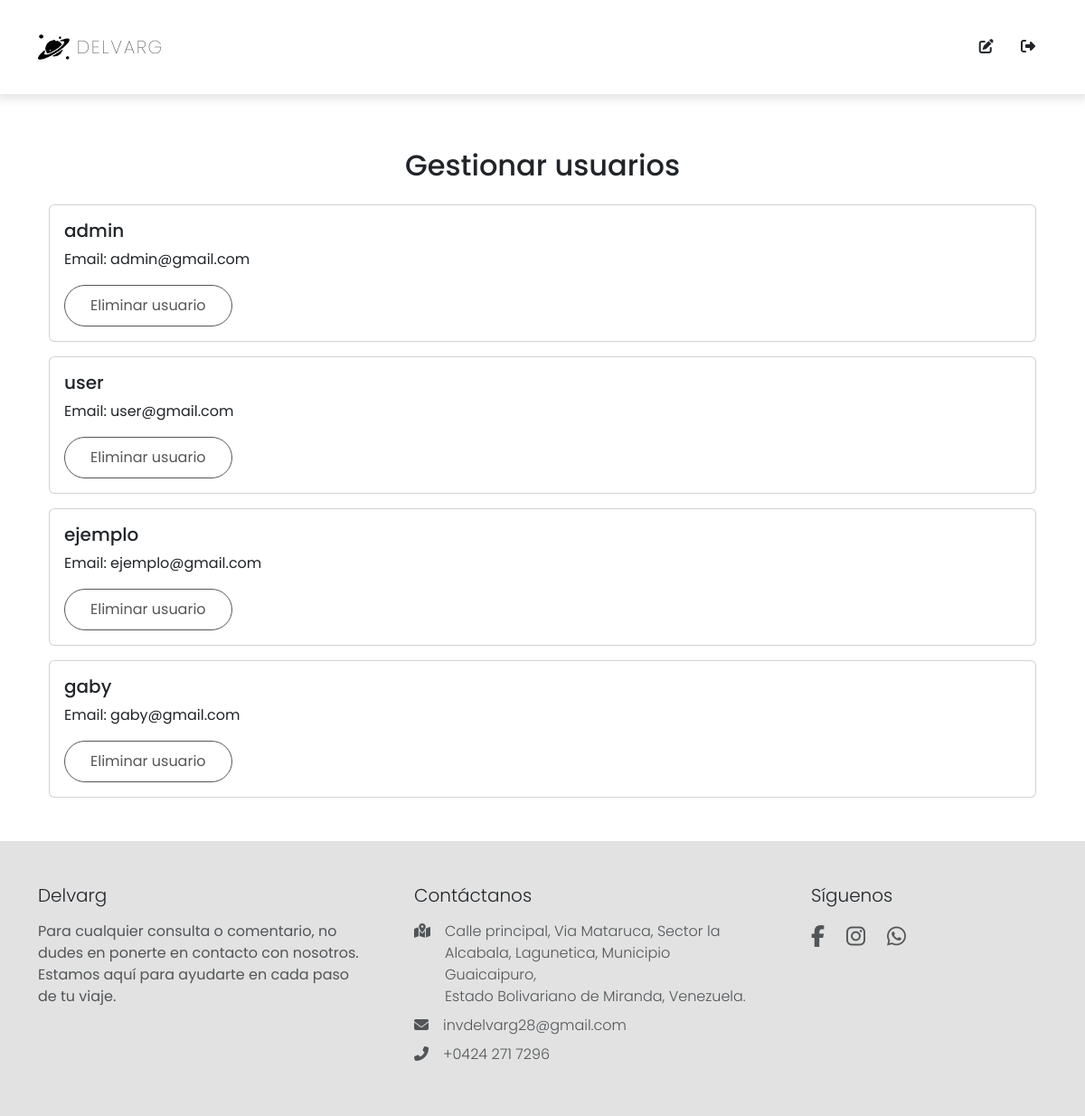
/manage_users (signed in), run on an earlier commit of the app's database.
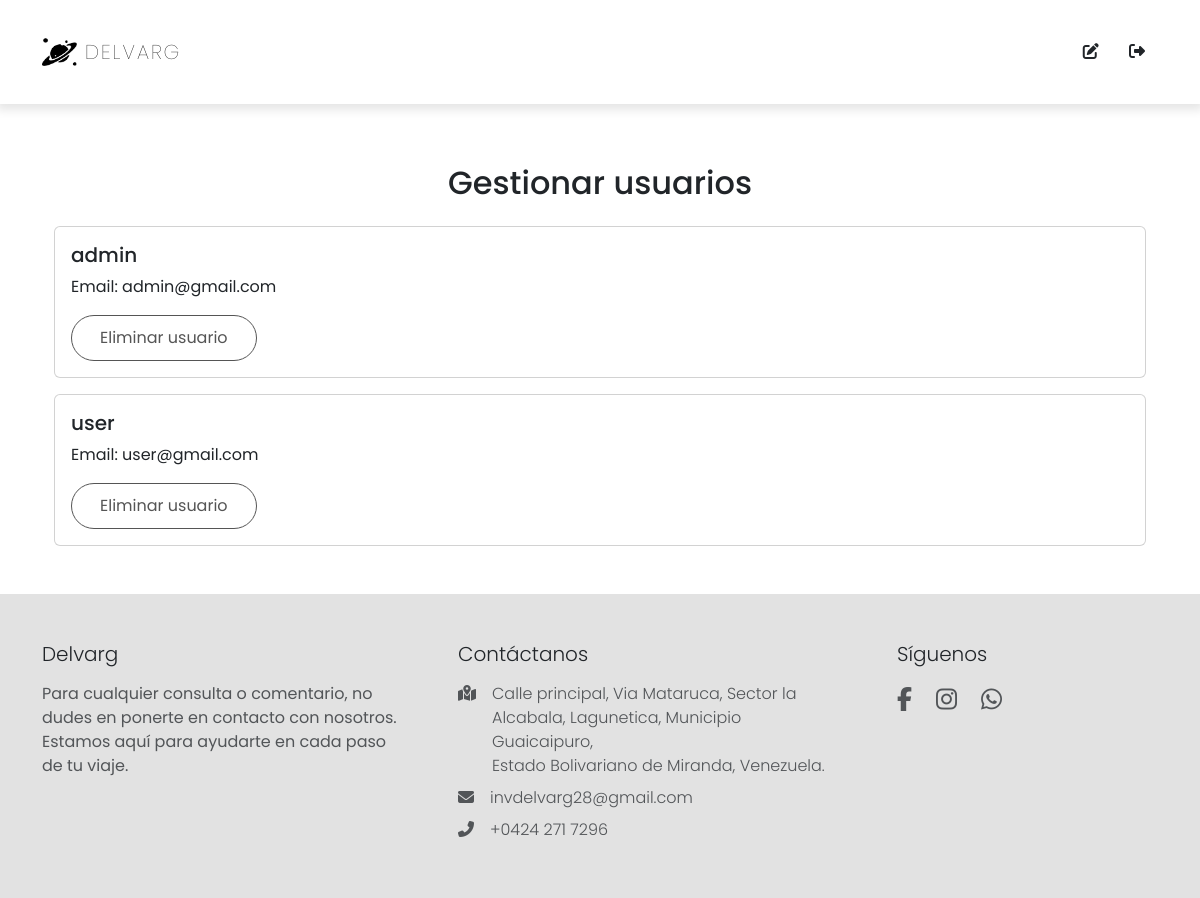
And on a later commit of the database.
### website/models.py (models this page shows)
class User(db.Model, UserMixin):
    id = db.Column(db.Integer, primary_key=True)
    email = db.Column(db.String(150), unique=True)
    username = db.Column(db.String(150))
    password = db.Column(db.String(150))
    cart_info = db.relationship("Cart")
    heart_info = db.relationship("Heart")

### website/views.py (the view)
@views.route("/manage_users", methods=["GET", "POST"])
@login_required
@admin_id_required
def manage_users():
    nobars = True
    try:
        users = User.query.all()
    except SQLAlchemyError as e:
        print("Database error:", str(e))
        users = []
    if request.method == "POST":
        user_id = request.form.get("user_id")
        if user_id:
            try:
                user = User.query.get(user_id)
                if user:
                    db.session.delete(user)
                    db.session.commit()
                else:
                    pass
            except SQLAlchemyError as e:
                print("Database error:", str(e))
    else:
        return render_template(
            "manage_users.html", users=users, user=current_user, nobars=nobars
        )

### website/__init__.py (called while the page is built)
def create_app():
    app = Flask(__name__)
    app.config["SECRET_KEY"] = "tuve fe chamo"
    app.config["SQLALCHEMY_DATABASE_URI"] = f"sqlite:///{DB_NAME}"
    db.init_app(app)
    from .views import views
    from .auth import auth
    app.register_blueprint(views, url_prefix="/")
    app.register_blueprint(auth, url_prefix="/")
    from .models import User, Cart
    with app.app_context():
        db.create_all()
    login_manager = LoginManager()
    login_manager.login_view = "auth.login"
    login_manager.init_app(app)
    @login_manager.user_loader
    def load_user(id):
        return User.query.get(int(id))
    return app

### website/auth.py (called while the page is built)
def admin_id_required(f):
    @wraps(f)
    def decorated_function(*args, **kwargs):
        user = current_user
        if not user:
            flash("No tan rapido vaquero.", "danger")
            return redirect(url_for("login"))
        expected_user_id = 1
        if user.id != expected_user_id:
            flash("Nu-uh.", "danger")
            return redirect(url_for("views.home"))
        return f(*args, **kwargs)
    return decorated_function

### website/templates/manage_users.html (shortened to what this page needs)
{% extends "base.html" %} {% block title %}Editar producto{% endblock %} {%
block content %}
<div class="container mb-5">
  <h2 class="text-center my-4" style="padding-top: 140px">
    Gestionar usuarios
  </h2>
  {% for user in users %}
  <div class="card mb-3">
    <div class="card-body">
      <h5 class="card-title">{{ user.username }}</h5>
      <p class="card-text">Email: {{ user.email }}</p>
      <form method="POST">
        <button type="submit" class="btn btn-danger">Eliminar usuario</button>
      </form>
    </div>
  </div>
  {% endfor %}
</div>
{% endblock %}

### website/templates/base.html (shortened to what this page needs)
<!DOCTYPE html>
<html lang="en">
  <head>
    <link
      rel="stylesheet"
      href="https://cdnjs.cloudflare.com/ajax/libs/font-awesome/6.4.2/css/all.min.css"
    />
    <link
      rel="stylesheet"
      href="{{ url_for('static', filename='bootstrap-5.3.2-dist/css/bootstrap.min.css') }}"
    />
    <link
      rel="stylesheet"
      href="{{ url_for('static', filename='css/styles.css') }}"
    />
  </head>
  <body>
    <nav class="navbar navbar-expand-lg navbar-light bg-white py-4 fixed-top">
      <div class="container">
        <a
          class="navbar-brand d-flex justify-content-between align-items-center order-lg-0"
          href="{{ url_for('views.home') }}"
        >
          <img
            src="{{ url_for('static', filename='images/delvarg_logo_black.png') }}"
          />
          <span class="text-uppercase fw-lighter ms-2">DELVARG</span>
        </a>
        <div class="order-lg-2 nav-btns">
          {% if user.is_authenticated and not user.id == 1 %}
          <a href="{{ url_for('views.cart') }}">
            <button type="button" class="btn position-relative">
              <i class="fa fa-shopping-cart"></i>
              {% if cart_count != 0 %}
              <span
                class="position-absolute top-0 start-100 translate-middle badge bg-primary"
                >{{ cart_count }}</span
              >
              {% endif %}
            </button></a
          >
          <a href="{{ url_for('views.heart') }}"
            ><button type="button" class="btn position-relative">
              <i class="fa fa-heart"></i>
              {% if heart_count != 0 %}
              <span
                class="position-absolute top-0 start-100 translate-middle badge bg-primary"
                >{{ heart_count }}</span
              >
              {% endif %}
            </button></a
          >
          <a href="{{ url_for('auth.logout') }}"
            ><button type="button" class="btn position-relative">
              <i class="fa fa-right-from-bracket"></i></button
          ></a>
          {% elif user.id == 1 %}
          <a href="{{ url_for('views.admin') }}"
            ><button type="button" class="btn position-relative">
              <i class="fa fa-edit"></i></button
          ></a>
          <a href="{{ url_for('auth.logout') }}"
            ><button type="button" class="btn position-relative">
              <i class="fa fa-right-from-bracket"></i></button
          ></a>
          {% endif %}
        </div>
        {% if not nobars %}
        <button
          class="navbar-toggler border-0"
          type="button"
          data-bs-toggle="collapse"
          data-bs-target="#navMenu"
        >
          <span class="navbar-toggler-icon"></span>
        </button>
        <div class="collapse navbar-collapse order-lg-1" id="navMenu">
          <ul class="navbar-nav mx-auto text-center">
            <li class="nav-item px-2 py-2">
              <a class="nav-link text-uppercase text-dark" href="#header"
                >inicio</a
              >
            </li>
            <li class="nav-item px-2 py-2">
              <a class="nav-link text-uppercase text-dark" href="#collection"
                >colección</a
              >
            </li>
            <li class="nav-item px-2 py-2">
              <a class="nav-link text-uppercase text-dark" href="#special"
                >especiales</a
              >
            </li>
            <li class="nav-item px-2 py-2">
              <a class="nav-link text-uppercase text-dark" href="#blogs"
                >blogs</a
              >
            </li>
            <li class="nav-item px-2 py-2">
              <a
                class="nav-link text-uppercase text-dark"
                href="{{ url_for('views.faq') }}"
                >faq</a
              >
            </li>
            <li class="nav-item px-2 py-2">
              <a class="nav-link text-uppercase text-dark" href="#about"
                >sobre nosotros</a
              >
            </li>
          </ul>
        </div>
        {% else %}
        <div class="collapse navbar-collapse order-lg-1" id="navMenu">
          <ul class="navbar-nav mx-auto text-center">
            <li class="nav-item px-2 py-3">
              <a class="text-uppercase text-white"
                >codigo promo: surfeando :D</a
              >
            </li>
          </ul>
        </div>
        {% endif %}
      </div>
    </nav>
    <div class="container">{% block content %} {% endblock %}</div>
    <footer class="py-5" style="background-color: rgb(226, 226, 226)">
      <div class="container">
        <div class="row g-4">
          <div class="col-md-8 col-lg-4">
            <h5 class="fw-light mb-3">Delvarg</h5>
            <p class="text-white text-muted mt-3">
              Para cualquier consulta o comentario, no dudes en ponerte en
              contacto con nosotros. Estamos aquí para ayudarte en cada paso de
              tu viaje.
            </p>
          </div>
          <div class="col-md-8 col-lg-5 px-5">
            <h5 class="fw-light mb-3">Contáctanos</h5>
            <div
              class="d-flex justify-content-start align-items-start my-2 text-muted"
            >
              <span class="me-3">
                <i class="fas fa-map-marked-alt"></i>
              </span>
              <span class="fw-light"
                >Calle principal, Via Mataruca, Sector la Alcabala, Lagunetica,
                Municipio Guaicaipuro, <br />
                Estado Bolivariano de Miranda, Venezuela.
              </span>
            </div>
            <div
              class="d-flex justify-content-start align-items-start my-2 text-muted"
            >
              <span class="me-3">
                <i class="fas fa-envelope"></i>
              </span>
              <span class="fw-light">invdelvarg28@gmail.com</span>
            </div>
            <div
              class="d-flex justify-content-start align-items-start my-2 text-muted"
            >
              <span class="me-3">
                <i class="fas fa-phone-alt"></i>
              </span>
              <span class="fw-light"> +0424 271 7296 </span>
            </div>
          </div>
          <div class="col-md-8 col-lg-2">
            <h5 class="fw-light mb-3">Síguenos</h5>
            <div>
              <ul class="list-unstyled d-flex">
                <li>
                  <a
                    href="https://www.facebook.com/MegaMundo.es"
                    class="text-white text-decoration-none text-muted fs-4 me-4"
                  >
                    <i class="fab fa-facebook-f"></i>
                  </a>
                </li>
                <li>
                  <a
                    href="https://www.instagram.com/inversionesdelvarg/"
                    class="text-white text-decoration-none text-muted fs-4 me-4"
                  >
                    <i class="fab fa-instagram"></i>
                  </a>
                </li>
                <li>
                  <a
                    href="https://wa.me/message/ZJJ2XVA67OTQN1"
                    class="text-white text-decoration-none text-muted fs-4 me-4"
                  >
                    <i class="fab fa-whatsapp"></i>
                  </a>
                </li>
              </ul>
            </div>
          </div>
        </div>
      </div>
    </footer>
  </body>
</html>

### website/static/css/styles.css (style rules this page uses)
:root { --lg-font: "Poppins", sans-serif; --sm-font: "Poppins", sans-serif; --pink: #e5345b; }
body { font-family: var(--sm-font); }
.btn:not(.nav-btns button) { background-color: #fff; color: rgb(85, 85, 85); padding: 10px 28px; border-radius: 25px; border: 1px solid rgb(85, 85, 85); }
.navbar { -webkit-box-shadow: 0 3px 9px 3px rgba(0, 0, 0, 0.1); box-shadow: 0 3px 9px 3px rgba(0, 0, 0, 0.1); }
.navbar-brand img { width: 35px; }
.navbar-brand span { letter-spacing: 2px; font-family: var(--lg-font); }
.nav-item { border-bottom: 0.5px solid rgba(0, 0, 0, 0.05); }
footer a { -webkit-transition: color 0.3s ease; -o-transition: color 0.3s ease; transition: color 0.3s ease; }
@media (min-width: 992px) { .nav-item { border-bottom: none; } }

What changed in the data, as far as the page shows it:
removed User: username "ejemplo", email "ejemplo@gmail.com"
removed User: username "gaby", email "gaby@gmail.com"
